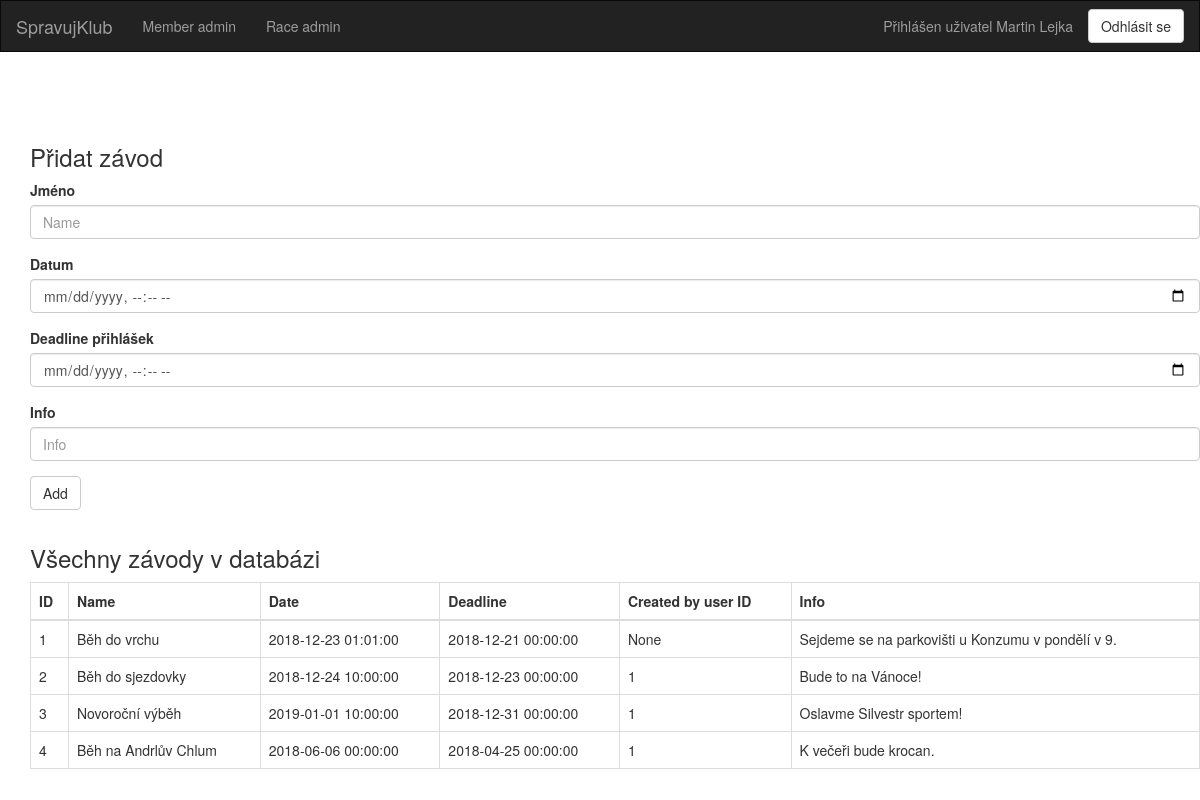
The app's page /admin_race (signed in) with its own data.
### dl/models/Member.py (models this page shows, shortened)
class Member(db.Model, IMember):
    __tablename__ = "members"
    id = db.Column(db.Integer, primary_key=True, autoincrement=True)
    name = db.Column(db.String(50))
    email = db.Column(db.String(50), unique=True)
    password = db.Column(db.String(50))
    salt = db.Column(db.String(16))
    races = db.relationship('Race', secondary='ucast_na_zavode')
    created_races = db.relationship('Race', backref='created_by', lazy=True)

### dl/models/Race.py (models this page shows, shortened)
class Race(db.Model, IRace):
    __tablename__ = "races"
    id = db.Column(db.Integer, primary_key=True, autoincrement=True)
    name = db.Column(db.String(100), nullable=False)
    date = db.Column(db.DateTime, nullable=False)
    deadline = db.Column(db.DateTime, nullable=False)
    info = db.Column(db.Text)
    created_by_user_id = db.Column(db.Integer, db.ForeignKey('members.id'))
    members = db.relationship('Member', secondary='ucast_na_zavode')

### pl/views/admin_race.py (the view)
@app.route('/admin_race', methods=['GET'])
@login_required
def admin_race():
    name = request.values.get("name")
    date = request.values.get("date")
    deadline = request.values.get("deadline")
    info = request.values.get("info")
    error = None
    if name is not None and date is not None and deadline is not None and info is not None:
        try:
            current_id = current_user.id or -1
            race_controller.add_race(name=name, created_by_user_id=current_id, date=date, deadline=deadline, info=info)
        except Exception as ex:
            error = str(ex)
    return render_template("admin_race.html", races=race_controller.get_all_races(), title="Race admin", error=error)

### dl/RaceController.py (called while the page is built)
    def get_all_races(self):
        return Race.query.all()

### main.py (called while the page is built)
@login_manager.user_loader
def load_user(user_id):
    from dl.models.Member import Member
    return Member.query.get(user_id)

### pl/templates/admin_race.html
{% extends "base.html" %}
{% block main %}
    <div class="container tab-content">
        <div class="row">
            <form action="/admin_race" role="form">
                <h3>Přidat závod</h3>
                <div class="form-group">
                    <label>Jméno</label>
                    <input type="text" class="form-control" name="name" placeholder="Name">
                </div>
                <div class="form-group">
                    <label>Datum</label>
                    <input type="datetime-local" class="form-control" name="date" placeholder="Date" >
                </div>
                <div class="form-group">
                    <label>Deadline přihlášek</label>
                    <input type="datetime-local" class="form-control" name="deadline" placeholder="Deadline" >
                </div>
				<div class="form-group">
                    <label>Info</label>
                    <input type="text" class="form-control" name="info" placeholder="Info" >
                </div>
                <div class="form-group">
                    <button type="submit" class="btn btn-default">Add</button>
                </div>
            </form>
        </div>
		<div class="row">
            <h3>Všechny závody v databázi</h3>
            <div class="table-responsive">
                <table class="table table-bordered" id="mainTable">
                    <thead>
                    <tr>
                        <th>ID</th>
                        <th>Name</th>
                        <th>Date</th>
                        <th>Deadline</th>
                        <th>Created by user ID</th>
                        <th>Info</th>
                    </tr>
                    </thead>
                    <tbody id="displayArea">
						{% for race in races %}
							<tr>
								<td>{{ race.id }}</td>
								<td>{{ race.name }}</td>
								<td>{{ race.date }}</td>
								<td>{{ race.deadline }}</td>
								<td>{{ race.created_by_user_id }}</td>
								<td>{{ race.info }}</td>
							</tr>
						{% endfor %}
                    </tbody>
                </table>
            </div>
        </div>
    </div>
{% endblock %}

### pl/templates/base.html (shortened to what this page needs)
{% extends "bootstrap/base.html" %}
{% block navbar %}
	<nav class="navbar navbar-inverse" style="border-radius: 0 !important;">
		<div class="container-fluid">
			<div class="navbar-header">
				<a class="navbar-brand" href="{{ url_for('index') }}">SpravujKlub</a>
			</div>
			<div class="collapse navbar-collapse" id="bs-example-navbar-collapse-1">
				<ul class="nav navbar-nav">
					{% if current_user.is_authenticated %}
						<li><a href="{{ url_for('admin_member') }}">Member admin</a></li>
						<li><a href="{{ url_for('admin_race') }}">Race admin</a></li>
					{% endif %}
				</ul>
				<ul class="nav navbar-nav navbar-right">
					{% if current_user.is_authenticated %}
						<li>
							<a href="{{ url_for('profile', user_id=current_user.id ) }}">Přihlášen
								uživatel {{ current_user.name }}</a>
						</li>
						<li>
							<button type="button" onclick="location.href='/logout'"
									class="btn btn-default navbar-btn" id="signIn_button">Odhlásit se
							</button>
						</li>
					{% else %}
						<li>
							<a>Uživatel nepřihlášen</a>
						</li>
					{% endif %}
				</ul>
			</div>
		</div>
	</nav>
{% endblock %}
{% block content %}
	<div class="tab-content container">
		<div id="error_bar" class="row">
		</div>
		{% block main %}
		{% endblock %}
	</div>
{% endblock %}

### records on screen
Member: name "Martin Lejka"
Race: id "1", name "Běh do vrchu", date "2018-12-23 01:01:00", deadline "2018-12-21 00:00:00", created_by_user_id "None", info "Sejdeme se na parkovišti u Konzumu v pondělí v 9."
Race: id "2", name "Běh do sjezdovky", date "2018-12-24 10:00:00", deadline "2018-12-23 00:00:00", created_by_user_id "1", info "Bude to na Vánoce!"
Race: id "3", name "Novoroční výběh", date "2019-01-01 10:00:00", deadline "2018-12-31 00:00:00", created_by_user_id "1", info "Oslavme Silvestr sportem!"
Race: id "4", name "Běh na Andrlův Chlum", date "2018-06-06 00:00:00", deadline "2018-04-25 00:00:00", created_by_user_id "1", info "K večeři bude krocan."
